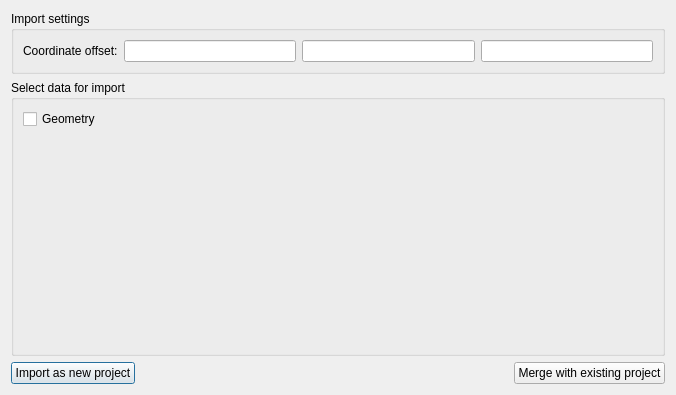
<?xml version="1.0" encoding="UTF-8"?>
<ui version="4.0">
 <class>SVImportIDFDialog</class>
 <widget class="QDialog" name="SVImportIDFDialog">
  <property name="geometry">
   <rect>
    <x>0</x>
    <y>0</y>
    <width>676</width>
    <height>395</height>
   </rect>
  </property>
  <property name="windowTitle">
   <string>Dialog</string>
  </property>
  <layout class="QVBoxLayout" name="verticalLayout_2">
   <item>
    <widget class="QGroupBox" name="groupBox">
     <property name="title">
      <string>Import settings</string>
     </property>
     <layout class="QGridLayout" name="gridLayout">
      <item row="0" column="0">
       <widget class="QLabel" name="label">
        <property name="text">
         <string>Coordinate offset:</string>
        </property>
       </widget>
      </item>
      <item row="0" column="1">
       <widget class="QLineEdit" name="lineEdit"/>
      </item>
      <item row="0" column="2">
       <widget class="QLineEdit" name="lineEdit_2"/>
      </item>
      <item row="0" column="3">
       <widget class="QLineEdit" name="lineEdit_3"/>
      </item>
     </layout>
    </widget>
   </item>
   <item>
    <widget class="QGroupBox" name="groupBox_2">
     <property name="title">
      <string>Select data for import</string>
     </property>
     <layout class="QVBoxLayout" name="verticalLayout">
      <item>
       <widget class="QCheckBox" name="checkBox">
        <property name="text">
         <string>Geometry</string>
        </property>
       </widget>
      </item>
      <item>
       <spacer name="verticalSpacer">
        <property name="orientation">
         <enum>Qt::Vertical</enum>
        </property>
        <property name="sizeHint" stdset="0">
         <size>
          <width>20</width>
          <height>193</height>
         </size>
        </property>
       </spacer>
      </item>
     </layout>
    </widget>
   </item>
   <item>
    <layout class="QHBoxLayout" name="horizontalLayout">
     <item>
      <widget class="QPushButton" name="pushButtonReplace">
       <property name="text">
        <string>Import as new project</string>
       </property>
      </widget>
     </item>
     <item>
      <spacer name="horizontalSpacer">
       <property name="orientation">
        <enum>Qt::Horizontal</enum>
       </property>
       <property name="sizeHint" stdset="0">
        <size>
         <width>40</width>
         <height>20</height>
        </size>
       </property>
      </spacer>
     </item>
     <item>
      <widget class="QPushButton" name="pushButtonMerge">
       <property name="text">
        <string>Merge with existing project</string>
       </property>
      </widget>
     </item>
    </layout>
   </item>
  </layout>
 </widget>
 <resources/>
 <connections/>
</ui>
